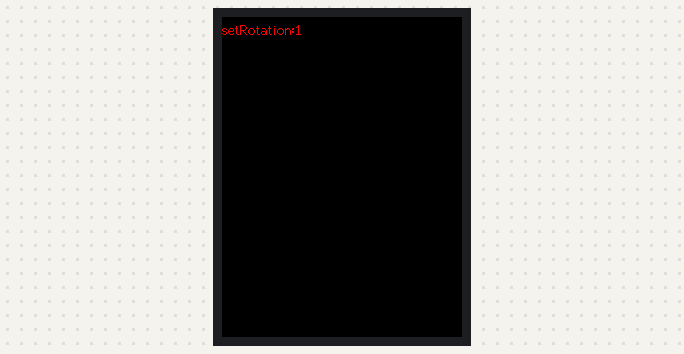
Recording of a sketch running on a simulated ESP32. Shown: 320×240 colour display.

Above: at 1.4 s.
At 16.4 s:
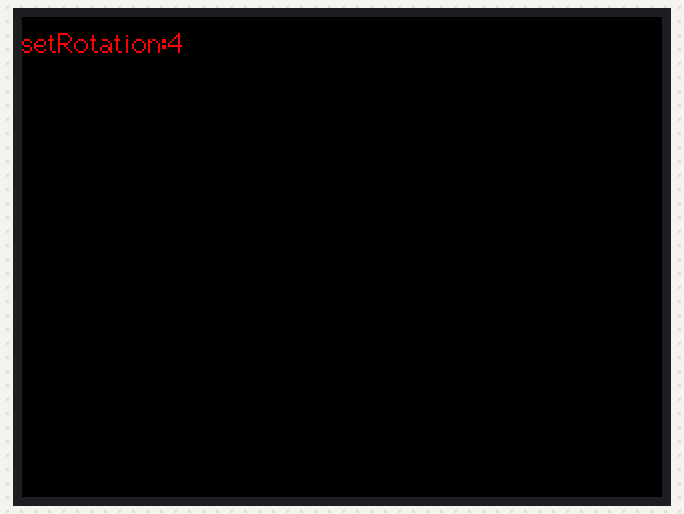

Measured:
- by itself, everything shown: repeats every 20.0 s, in 4 steps
- what the display in image 0 shows lasts 5.0 s, from 1.3 s to 6.3 s

The sketch:

RotationTest.ino
```cpp
/*
  An example showing rainbow colours on a 1.8" TFT LCD screen
  and to show a basic example of font use.

  Make sure all the display driver and pin connections are correct by
  editing the User_Setup.h file in the TFT_eSPI library folder.

  Note that yield() or delay(0) must be called in long duration for/while
  loops to stop the ESP8266 watchdog triggering.

  #########################################################################
  ###### DON'T FORGET TO UPDATE THE User_Setup.h FILE IN THE LIBRARY ######
  #########################################################################
*/

#include <TFT_eSPI.h> // Graphics and font library for ST7735 driver chip
#include <SPI.h>

TFT_eSPI tft = TFT_eSPI();  // Invoke library, pins defined in User_Setup.h

unsigned long targetTime = 0;

void setup(void) {
  tft.init();
  tft.setRotation(0);
  tft.fillScreen(TFT_BLACK);
  targetTime = millis() + 1000;
}

uint8_t i = 0;
void loop() {

  if (targetTime < millis()) {
    targetTime = millis() + 5000;
    tft.fillScreen(TFT_BLACK);
    tft.setRotation(i++);
    // The standard ADAFruit font still works as before
    tft.setTextColor(TFT_RED);
    tft.setCursor (0, 5);
    tft.setTextFont(2);
    tft.print("setRotation:");tft.print(i);

    i %= 4;
  }
}
```
